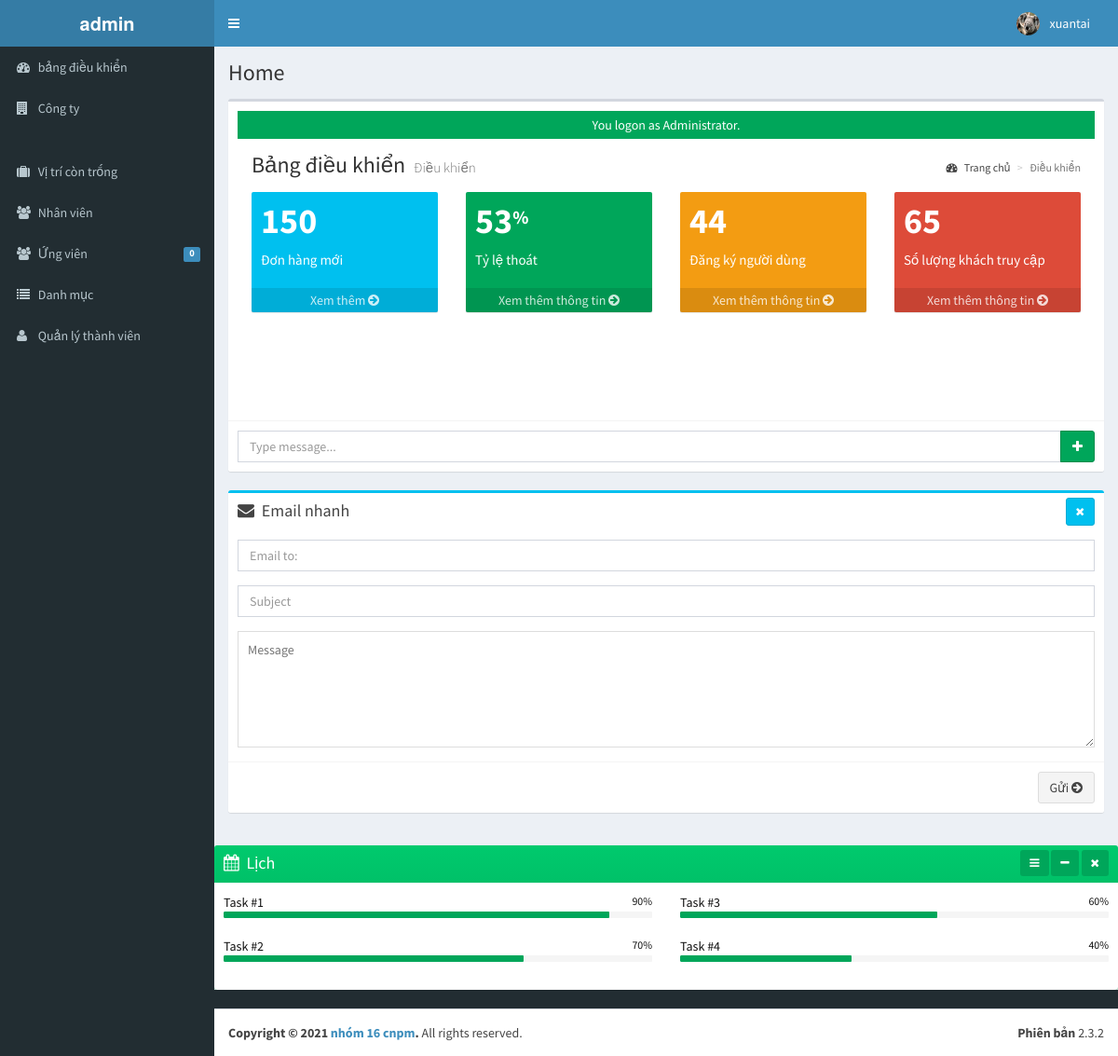
Page /admin/index.php (signed in) on the committed database.
### tables this page shows
CREATE TABLE `tblusers` (
  `USERID` varchar(30) NOT NULL,
  `FULLNAME` varchar(40) NOT NULL,
  `USERNAME` varchar(90) NOT NULL,
  `PASS` varchar(90) NOT NULL,
  `ROLE` varchar(30) NOT NULL,
  `PICLOCATION` varchar(255) NOT NULL
);

### admin/index.php (called while the page is built, shortened)
<?php
require_once("../include/initialize.php");
$view = (isset($_GET['page']) && $_GET['page'] != '') ? $_GET['page'] : '';
switch ($view) {
  default :
      $title="Home";
}
require_once("theme/templates.php");
?>

### include/database.php (called while the page is built, shortened)
<?php
class Database {
	var $sql_string = '';
	private $conn;
	public function open_connection() {
		$this->conn = mysqli_connect(server,user,pass);
		if(!$this->conn){
			echo "Sự cố trong kết nối cơ sở dữ liệu! Liên hệ với quản trị viên!";
			exit();
		}else{
			$db_select = mysqli_select_db($this->conn,database_name);
		}
	}
	function setQuery($sql='') {
		$this->sql_string=$sql;
	}
	function executeQuery() {
		$result = mysqli_query($this->conn,$this->sql_string);
		return $result;
	}
	private function confirm_query($result) {
		return $result;
	}
	function loadSingleResult() {
		$cur = $this->executeQuery();
		while ($row = mysqli_fetch_object($cur)) {
		return $data = $row;
		}
	}
}
$mydb = new Database();
?>

### include/accounts.php (called while the page is built, shortened)
<?php
require_once(LIB_PATH.DS.'database.php');
class User {
	protected static  $tblname = "tblusers";
	function single_user($id=""){
			global $mydb;
			$mydb->setQuery("SELECT * FROM ".self::$tblname."
				Where USERID= '{$id}' LIMIT 1");
			$cur = $mydb->loadSingleResult();
			return $cur;
	}
}
?>

### include/function.php (called while the page is built, shortened)
<?php
function currentpage(){
		$this_page = $_SERVER['SCRIPT_NAME'];
	    $bits = explode('/',$this_page);
		 return $bits[3];
	}
		?>

### admin/theme/templates.php (the view, shortened to what this page needs)
<!DOCTYPE html>
<html>
    <head>
        <link rel="stylesheet" href="<?php echo web_root;?>bootstrap/css/bootstrap.min.css">
        <link rel="stylesheet" href="<?php echo web_root;?>plugins/font-awesome/css/font-awesome.min.css">
        <link rel="stylesheet" href="<?php echo web_root;?>dist/css/AdminLTE.min.css">
        <link rel="stylesheet" href="<?php echo web_root;?>dist/css/skins/_all-skins.min.css">
        <link rel="stylesheet" href="<?php echo web_root;?>plugins/iCheck/flat/blue.css">
        <link rel="stylesheet" href="<?php echo web_root;?>plugins/morris/morris.css">
        <link rel="stylesheet" href="<?php echo web_root;?>plugins/jvectormap/jquery-jvectormap-1.2.2.css">
        <link href="<?php echo web_root; ?>plugins/datepicker/bootstrap-datetimepicker.min.css" rel="stylesheet" media="screen">
        <link rel="stylesheet" href="<?php echo web_root;?>plugins/dataTables/jquery.dataTables.min.css">
        <link rel="stylesheet" href="<?php echo web_root;?>plugins/bootstrap-wysihtml5/bootstrap3-wysihtml5.min.css">
    </head>
 <body class="hold-transition skin-blue fixed sidebar-mini">
<div class="wrapper">
  <header class="main-header">
    <a href="<?php echo web_root;?>/admin/" class="logo">
      <span class="logo-lg"><b>admin</b></span>
    </a>
    <nav class="navbar navbar-static-top" role="navigation">
      <a href="#" class="sidebar-toggle" data-toggle="offcanvas" role="button">
      </a>
      <div class="navbar-custom-menu">
        <ul class="nav navbar-nav">
          <?php
              $user = New User();
              $singleuser = $user->single_user($_SESSION['ADMIN_USERID']);
          ?>
          <li class="dropdown user user-menu" style="padding-right: 15px;"  >
            <a href="#" class="dropdown-toggle" data-toggle="dropdown">
              <img src="<?php echo web_root.'admin/user/'. $singleuser->PICLOCATION;?>" class="user-image" alt="User Image">
              <span class="hidden-xs"><?php echo $singleuser->FULLNAME; ?></span>
            </a>
          </li>
        </ul>
      </div>
    </nav>
  </header>
  <aside class="main-sidebar">
    <section class="sidebar">
      <ul class="sidebar-menu">
        <li  class="<?php echo (currentpage() == 'index.php') ? "active" : false;?>" >
          <a href="<?php echo web_root ;?>admin/">
            <i class="fa fa-dashboard"></i> <span>bảng điều khiển</span>
          </a>
        </li>
        <li class="<?php echo (currentpage() == 'company') ? "active" : false;?>" >
          <a href="<?php echo web_root ;?>admin/company/">
            <i class="fa fa-building"></i> <span>Công ty
        </li>
        <li class="<?php echo (currentpage() == 'vacancy') ? "active" : false;?>" >
          <a href="<?php echo web_root ;?>admin/vacancy/">
            <i class="fa fa-suitcase"></i> <span>Vị trí còn trống</span>
          </a>
        </li>
        <li class="<?php echo (currentpage() == 'employee') ? "active" : false;?>" >
          <a href="<?php echo web_root ;?>admin/employee/">
            <i class="fa fa-users"></i> <span>Nhân viên</span>
          </a>
        </li>
        <li class="<?php echo (currentpage() == 'applicants') ? "active" : false;?>" >
          <a href="<?php echo web_root ;?>admin/applicants/">
            <i class="fa fa-users"></i> <span>Ứng viên</span>
            <span class="label label-primary pull-right">
              <?php
                $sql = "SELECT count(*) as 'APPL' FROM `tbljobregistration` WHERE `PENDINGAPPLICATION`=1";
                $mydb->setQuery($sql);
                $pending = $mydb->loadSingleResult();
                echo $pending->APPL;
              ?>
            </span>
          </a>
        </li>
        <li class="<?php echo (currentpage() == 'category') ? "active" : false;?>" >
          <a href="<?php echo web_root ;?>admin/category/">
            <i class="fa fa-list"></i> <span>Danh mục</span>
          </a>
        </li>
         <li class="<?php echo (currentpage() == 'user') ? "active" : false;?>">
          <a href="<?php echo web_root; ?>admin/user/">
            <i class="fa fa-user"></i> <span>Quản lý thành viên</span> </a>
        </li>
      </ul>
    </section>
  </aside>
  <div class="content-wrapper">
  <section class="content-header">
      <h1>
        <?php echo isset($title) ? $title : ''; ?>
      </h1>
      <ol class="breadcrumb">
      </ol>
    </section>
         <section class="content">
          <div class="row">
            <div class="col-xs-12">
              <div class="box">
                <div class="box-body">
             </div>
  <footer class="main-footer">
    <div class="pull-right hidden-xs">
      <b>Phiên bản</b> 2.3.2
    </div>
    <strong>Copyright &copy; 2021 <a href="#">nhóm 16 cnpm</a>.</strong> All rights
    reserved.
  </footer>
    </body>
</html>

### rows in the picture
tblusers: PICLOCATION (picture), FULLNAME "xuantai"

### other values in the picture
$pending->APPL "0"
$title "Home"
$_SESSION['message'] "You logon as Administrator."
